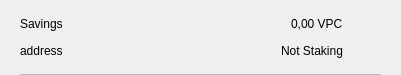
<?xml version="1.0" encoding="UTF-8"?>
<ui version="4.0">
 <class>CSRow</class>
 <widget class="QWidget" name="CSRow">
  <property name="geometry">
   <rect>
    <x>0</x>
    <y>0</y>
    <width>401</width>
    <height>75</height>
   </rect>
  </property>
  <property name="windowTitle">
   <string>Form</string>
  </property>
  <layout class="QVBoxLayout" name="verticalLayout">
   <property name="spacing">
    <number>0</number>
   </property>
   <property name="leftMargin">
    <number>20</number>
   </property>
   <property name="topMargin">
    <number>10</number>
   </property>
   <property name="rightMargin">
    <number>20</number>
   </property>
   <property name="bottomMargin">
    <number>0</number>
   </property>
   <item>
    <widget class="QWidget" name="info" native="true">
     <property name="minimumSize">
      <size>
       <width>0</width>
       <height>0</height>
      </size>
     </property>
     <layout class="QHBoxLayout" name="horizontalLayout_3">
      <property name="leftMargin">
       <number>0</number>
      </property>
      <property name="topMargin">
       <number>0</number>
      </property>
      <property name="rightMargin">
       <number>0</number>
      </property>
      <property name="bottomMargin">
       <number>10</number>
      </property>
      <item>
       <widget class="QWidget" name="container" native="true">
        <property name="minimumSize">
         <size>
          <width>0</width>
          <height>0</height>
         </size>
        </property>
        <layout class="QVBoxLayout" name="verticalLayout_2">
         <property name="spacing">
          <number>0</number>
         </property>
         <property name="leftMargin">
          <number>0</number>
         </property>
         <property name="topMargin">
          <number>0</number>
         </property>
         <property name="rightMargin">
          <number>0</number>
         </property>
         <property name="bottomMargin">
          <number>0</number>
         </property>
         <item>
          <layout class="QHBoxLayout" name="horizontalLayout">
           <item>
            <widget class="QLabel" name="labelName">
             <property name="text">
              <string>Savings</string>
             </property>
            </widget>
           </item>
           <item>
            <spacer name="horizontalSpacer">
             <property name="orientation">
              <enum>Qt::Horizontal</enum>
             </property>
             <property name="sizeHint" stdset="0">
              <size>
               <width>40</width>
               <height>20</height>
              </size>
             </property>
            </spacer>
           </item>
           <item>
            <widget class="QLabel" name="labelAmount">
             <property name="text">
              <string>0,00 VPC</string>
             </property>
            </widget>
           </item>
          </layout>
         </item>
         <item>
          <layout class="QHBoxLayout" name="horizontalLayout_2">
           <item>
            <widget class="QLabel" name="labelAddress">
             <property name="text">
              <string>address</string>
             </property>
            </widget>
           </item>
           <item>
            <spacer name="horizontalSpacer_2">
             <property name="orientation">
              <enum>Qt::Horizontal</enum>
             </property>
             <property name="sizeHint" stdset="0">
              <size>
               <width>40</width>
               <height>20</height>
              </size>
             </property>
            </spacer>
           </item>
           <item>
            <widget class="QLabel" name="labelStaking">
             <property name="text">
              <string>Not Staking</string>
             </property>
            </widget>
           </item>
          </layout>
         </item>
        </layout>
       </widget>
      </item>
      <item alignment="Qt::AlignHCenter|Qt::AlignVCenter">
       <widget class="QPushButton" name="pushButtonMenu">
        <property name="minimumSize">
         <size>
          <width>24</width>
          <height>24</height>
         </size>
        </property>
        <property name="maximumSize">
         <size>
          <width>32</width>
          <height>32</height>
         </size>
        </property>
        <property name="focusPolicy">
         <enum>Qt::NoFocus</enum>
        </property>
        <property name="styleSheet">
         <string notr="true">border:none; background-color:transparent;</string>
        </property>
        <property name="text">
         <string/>
        </property>
        <property name="icon">
         <iconset>
          <normaloff>://ic-menu-hover</normaloff>://ic-menu-hover</iconset>
        </property>
        <property name="iconSize">
         <size>
          <width>24</width>
          <height>24</height>
         </size>
        </property>
       </widget>
      </item>
     </layout>
    </widget>
   </item>
   <item>
    <widget class="QLabel" name="lblDivisory">
     <property name="minimumSize">
      <size>
       <width>0</width>
       <height>1</height>
      </size>
     </property>
     <property name="maximumSize">
      <size>
       <width>16777215</width>
       <height>1</height>
      </size>
     </property>
     <property name="styleSheet">
      <string notr="true">background-color:#bababa;</string>
     </property>
     <property name="text">
      <string/>
     </property>
     <property name="alignment">
      <set>Qt::AlignBottom|Qt::AlignLeading|Qt::AlignLeft</set>
     </property>
    </widget>
   </item>
  </layout>
 </widget>
 <resources/>
 <connections/>
</ui>
